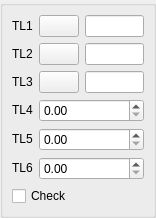
<ui version="4.0" >
 <class>DlgRef_3Sel3Spin1Check_QTD</class>
 <widget class="QWidget" name="DlgRef_3Sel3Spin1Check_QTD" >
  <property name="geometry" >
   <rect>
    <x>0</x>
    <y>0</y>
    <width>156</width>
    <height>201</height>
   </rect>
  </property>
  <property name="sizePolicy" >
   <sizepolicy vsizetype="Preferred" hsizetype="Preferred" >
    <horstretch>0</horstretch>
    <verstretch>0</verstretch>
   </sizepolicy>
  </property>
  <property name="windowTitle" >
   <string/>
  </property>
  <layout class="QGridLayout" >
   <property name="leftMargin" >
    <number>0</number>
   </property>
   <property name="topMargin" >
    <number>0</number>
   </property>
   <property name="rightMargin" >
    <number>0</number>
   </property>
   <property name="bottomMargin" >
    <number>0</number>
   </property>
   <property name="horizontalSpacing" >
    <number>0</number>
   </property>
   <property name="verticalSpacing" >
    <number>0</number>
   </property>
   <item row="0" column="0" >
    <widget class="QGroupBox" name="GroupBox1" >
     <property name="sizePolicy" >
      <sizepolicy vsizetype="Preferred" hsizetype="Preferred" >
       <horstretch>0</horstretch>
       <verstretch>0</verstretch>
      </sizepolicy>
     </property>
     <property name="title" >
      <string/>
     </property>
     <layout class="QGridLayout" >
      <property name="leftMargin" >
       <number>9</number>
      </property>
      <property name="topMargin" >
       <number>9</number>
      </property>
      <property name="rightMargin" >
       <number>9</number>
      </property>
      <property name="bottomMargin" >
       <number>9</number>
      </property>
      <property name="horizontalSpacing" >
       <number>6</number>
      </property>
      <property name="verticalSpacing" >
       <number>6</number>
      </property>
      <item row="6" column="0" colspan="3" >
       <widget class="QCheckBox" name="CheckBox1" >
        <property name="text" >
         <string>Check</string>
        </property>
       </widget>
      </item>
      <item row="3" column="1" colspan="2" >
       <widget class="QtxDoubleSpinBox" name="SpinBox1" />
      </item>
      <item row="5" column="1" colspan="2" >
       <widget class="QtxDoubleSpinBox" name="SpinBox3" />
      </item>
      <item row="4" column="1" colspan="2" >
       <widget class="QtxDoubleSpinBox" name="SpinBox2" />
      </item>
      <item row="1" column="1" >
       <widget class="QPushButton" name="PushButton2" >
        <property name="sizePolicy" >
         <sizepolicy vsizetype="Fixed" hsizetype="Fixed" >
          <horstretch>0</horstretch>
          <verstretch>0</verstretch>
         </sizepolicy>
        </property>
        <property name="text" >
         <string/>
        </property>
       </widget>
      </item>
      <item row="0" column="2" >
       <widget class="QLineEdit" name="LineEdit1" />
      </item>
      <item row="1" column="0" >
       <widget class="QLabel" name="TextLabel2" >
        <property name="sizePolicy" >
         <sizepolicy vsizetype="Fixed" hsizetype="Fixed" >
          <horstretch>0</horstretch>
          <verstretch>0</verstretch>
         </sizepolicy>
        </property>
        <property name="text" >
         <string>TL2</string>
        </property>
        <property name="wordWrap" >
         <bool>false</bool>
        </property>
       </widget>
      </item>
      <item row="2" column="1" >
       <widget class="QPushButton" name="PushButton3" >
        <property name="sizePolicy" >
         <sizepolicy vsizetype="Fixed" hsizetype="Fixed" >
          <horstretch>0</horstretch>
          <verstretch>0</verstretch>
         </sizepolicy>
        </property>
        <property name="text" >
         <string/>
        </property>
       </widget>
      </item>
      <item row="1" column="2" >
       <widget class="QLineEdit" name="LineEdit2" />
      </item>
      <item row="3" column="0" >
       <widget class="QLabel" name="TextLabel4" >
        <property name="sizePolicy" >
         <sizepolicy vsizetype="Fixed" hsizetype="Fixed" >
          <horstretch>0</horstretch>
          <verstretch>0</verstretch>
         </sizepolicy>
        </property>
        <property name="text" >
         <string>TL4</string>
        </property>
        <property name="wordWrap" >
         <bool>false</bool>
        </property>
       </widget>
      </item>
      <item row="0" column="1" >
       <widget class="QPushButton" name="PushButton1" >
        <property name="sizePolicy" >
         <sizepolicy vsizetype="Fixed" hsizetype="Fixed" >
          <horstretch>0</horstretch>
          <verstretch>0</verstretch>
         </sizepolicy>
        </property>
        <property name="text" >
         <string/>
        </property>
       </widget>
      </item>
      <item row="2" column="0" >
       <widget class="QLabel" name="TextLabel3" >
        <property name="sizePolicy" >
         <sizepolicy vsizetype="Fixed" hsizetype="Fixed" >
          <horstretch>0</horstretch>
          <verstretch>0</verstretch>
         </sizepolicy>
        </property>
        <property name="text" >
         <string>TL3</string>
        </property>
        <property name="wordWrap" >
         <bool>false</bool>
        </property>
       </widget>
      </item>
      <item row="2" column="2" >
       <widget class="QLineEdit" name="LineEdit3" />
      </item>
      <item row="0" column="0" >
       <widget class="QLabel" name="TextLabel1" >
        <property name="sizePolicy" >
         <sizepolicy vsizetype="Fixed" hsizetype="Fixed" >
          <horstretch>0</horstretch>
          <verstretch>0</verstretch>
         </sizepolicy>
        </property>
        <property name="text" >
         <string>TL1</string>
        </property>
        <property name="wordWrap" >
         <bool>false</bool>
        </property>
       </widget>
      </item>
      <item row="4" column="0" >
       <widget class="QLabel" name="TextLabel5" >
        <property name="sizePolicy" >
         <sizepolicy vsizetype="Fixed" hsizetype="Fixed" >
          <horstretch>0</horstretch>
          <verstretch>0</verstretch>
         </sizepolicy>
        </property>
        <property name="text" >
         <string>TL5</string>
        </property>
        <property name="wordWrap" >
         <bool>false</bool>
        </property>
       </widget>
      </item>
      <item row="5" column="0" >
       <widget class="QLabel" name="TextLabel6" >
        <property name="sizePolicy" >
         <sizepolicy vsizetype="Fixed" hsizetype="Fixed" >
          <horstretch>0</horstretch>
          <verstretch>0</verstretch>
         </sizepolicy>
        </property>
        <property name="text" >
         <string>TL6</string>
        </property>
        <property name="wordWrap" >
         <bool>false</bool>
        </property>
       </widget>
      </item>
     </layout>
    </widget>
   </item>
  </layout>
 </widget>
 <layoutdefault spacing="6" margin="11" />
 <pixmapfunction>qPixmapFromMimeSource</pixmapfunction>
 <customwidgets>
  <customwidget>
   <class>QtxDoubleSpinBox</class>
   <extends>QDoubleSpinBox</extends>
   <header location="global" >gui/QtxDoubleSpinBox.h</header>
  </customwidget>
 </customwidgets>
 <tabstops>
  <tabstop>PushButton1</tabstop>
  <tabstop>LineEdit1</tabstop>
  <tabstop>PushButton2</tabstop>
  <tabstop>LineEdit2</tabstop>
  <tabstop>PushButton3</tabstop>
  <tabstop>LineEdit3</tabstop>
  <tabstop>SpinBox1</tabstop>
  <tabstop>SpinBox2</tabstop>
  <tabstop>SpinBox3</tabstop>
  <tabstop>CheckBox1</tabstop>
 </tabstops>
 <resources/>
 <connections/>
</ui>
